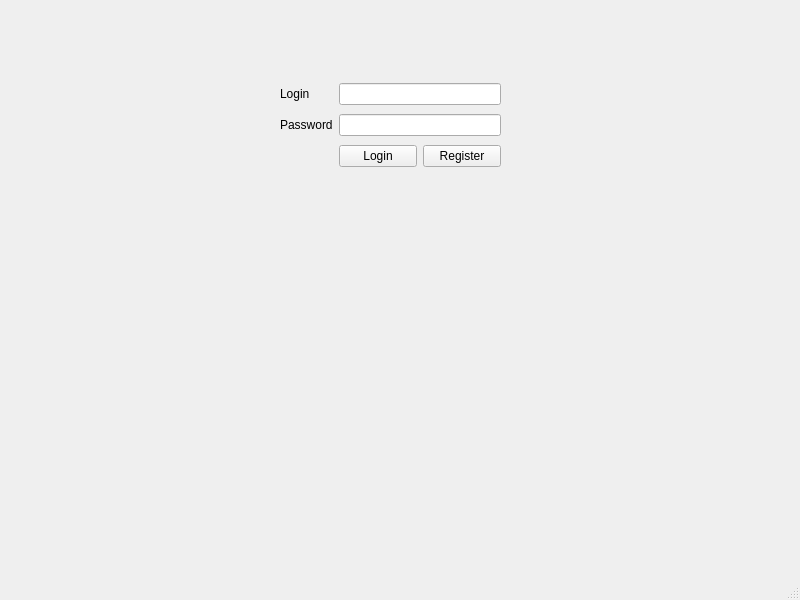
<?xml version="1.0" encoding="UTF-8"?>
<ui version="4.0">
 <class>MainWindow</class>
 <widget class="QMainWindow" name="MainWindow">
  <property name="geometry">
   <rect>
    <x>0</x>
    <y>0</y>
    <width>800</width>
    <height>600</height>
   </rect>
  </property>
  <property name="windowTitle">
   <string>MainWindow</string>
  </property>
  <widget class="QWidget" name="centralwidget">
   <widget class="QWidget" name="gridLayoutWidget">
    <property name="geometry">
     <rect>
      <x>280</x>
      <y>80</y>
      <width>221</width>
      <height>91</height>
     </rect>
    </property>
    <layout class="QGridLayout" name="gridLayout">
     <item row="0" column="0">
      <widget class="QLabel" name="label">
       <property name="text">
        <string>Login</string>
       </property>
      </widget>
     </item>
     <item row="1" column="0">
      <widget class="QLabel" name="label_2">
       <property name="text">
        <string>Password</string>
       </property>
      </widget>
     </item>
     <item row="0" column="1">
      <widget class="QLineEdit" name="loginEdit"/>
     </item>
     <item row="1" column="1">
      <widget class="QLineEdit" name="passEdit"/>
     </item>
     <item row="2" column="1">
      <layout class="QHBoxLayout" name="horizontalLayout">
       <item>
        <widget class="QPushButton" name="loginButton">
         <property name="text">
          <string>Login</string>
         </property>
        </widget>
       </item>
       <item>
        <widget class="QPushButton" name="regButton">
         <property name="text">
          <string>Register</string>
         </property>
        </widget>
       </item>
      </layout>
     </item>
    </layout>
   </widget>
  </widget>
  <widget class="QStatusBar" name="statusbar"/>
 </widget>
 <resources/>
 <connections/>
</ui>
